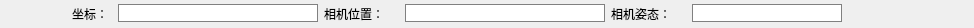
<?xml version="1.0" encoding="UTF-8"?>
<ui version="4.0">
 <class>CoordinateWidget3D</class>
 <widget class="QWidget" name="CoordinateWidget3D">
  <property name="geometry">
   <rect>
    <x>0</x>
    <y>0</y>
    <width>974</width>
    <height>28</height>
   </rect>
  </property>
  <property name="windowTitle">
   <string>Form</string>
  </property>
  <layout class="QGridLayout" name="gridLayout">
   <property name="margin">
    <number>0</number>
   </property>
   <item row="0" column="0">
    <layout class="QHBoxLayout" name="horizontalLayout">
     <item>
      <widget class="QLabel" name="label">
       <property name="sizePolicy">
        <sizepolicy hsizetype="Minimum" vsizetype="Preferred">
         <horstretch>0</horstretch>
         <verstretch>0</verstretch>
        </sizepolicy>
       </property>
       <property name="maximumSize">
        <size>
         <width>40</width>
         <height>16777215</height>
        </size>
       </property>
       <property name="text">
        <string>坐标：</string>
       </property>
      </widget>
     </item>
     <item>
      <widget class="QLineEdit" name="lineEdit_coord">
       <property name="minimumSize">
        <size>
         <width>200</width>
         <height>0</height>
        </size>
       </property>
       <property name="maximumSize">
        <size>
         <width>200</width>
         <height>16777215</height>
        </size>
       </property>
       <property name="styleSheet">
        <string notr="true">border: 1px solid gray;
border-radius:0px;
background:rgba(255,255,255,255);
selection-background-color: lightgray;</string>
       </property>
      </widget>
     </item>
     <item>
      <widget class="QLabel" name="label_2">
       <property name="sizePolicy">
        <sizepolicy hsizetype="Minimum" vsizetype="Preferred">
         <horstretch>0</horstretch>
         <verstretch>0</verstretch>
        </sizepolicy>
       </property>
       <property name="minimumSize">
        <size>
         <width>60</width>
         <height>0</height>
        </size>
       </property>
       <property name="maximumSize">
        <size>
         <width>75</width>
         <height>16777215</height>
        </size>
       </property>
       <property name="text">
        <string>相机位置：</string>
       </property>
      </widget>
     </item>
     <item>
      <widget class="QLineEdit" name="lineEdit_cameraposition">
       <property name="minimumSize">
        <size>
         <width>200</width>
         <height>0</height>
        </size>
       </property>
       <property name="maximumSize">
        <size>
         <width>200</width>
         <height>16777215</height>
        </size>
       </property>
       <property name="styleSheet">
        <string notr="true">border: 1px solid gray;
border-radius:0px;
background:rgba(255,255,255,255);
selection-background-color: lightgray;</string>
       </property>
      </widget>
     </item>
     <item>
      <widget class="QLabel" name="label_3">
       <property name="sizePolicy">
        <sizepolicy hsizetype="Minimum" vsizetype="Preferred">
         <horstretch>0</horstretch>
         <verstretch>0</verstretch>
        </sizepolicy>
       </property>
       <property name="minimumSize">
        <size>
         <width>60</width>
         <height>0</height>
        </size>
       </property>
       <property name="maximumSize">
        <size>
         <width>75</width>
         <height>16777215</height>
        </size>
       </property>
       <property name="text">
        <string>相机姿态：</string>
       </property>
      </widget>
     </item>
     <item>
      <widget class="QLineEdit" name="lineEdit_cameraposture">
       <property name="minimumSize">
        <size>
         <width>150</width>
         <height>0</height>
        </size>
       </property>
       <property name="maximumSize">
        <size>
         <width>150</width>
         <height>16777215</height>
        </size>
       </property>
       <property name="styleSheet">
        <string notr="true">border: 1px solid gray;
border-radius:0px;
background:rgba(255,255,255,255);
selection-background-color: lightgray;</string>
       </property>
      </widget>
     </item>
     <item>
      <widget class="QToolButton" name="toolButton_srs">
       <property name="minimumSize">
        <size>
         <width>24</width>
         <height>0</height>
        </size>
       </property>
       <property name="maximumSize">
        <size>
         <width>24</width>
         <height>16777215</height>
        </size>
       </property>
       <property name="toolTip">
        <string>设置空间参照</string>
       </property>
       <property name="text">
        <string/>
       </property>
       <property name="icon">
        <iconset resource="../ModelingTool.qrc">
         <normaloff>:/ModelingTool/Images/SRS.png</normaloff>:/ModelingTool/Images/SRS.png</iconset>
       </property>
       <property name="iconSize">
        <size>
         <width>20</width>
         <height>20</height>
        </size>
       </property>
       <property name="autoRaise">
        <bool>true</bool>
       </property>
      </widget>
     </item>
     <item>
      <widget class="QToolButton" name="toolButton_trs">
       <property name="minimumSize">
        <size>
         <width>24</width>
         <height>0</height>
        </size>
       </property>
       <property name="maximumSize">
        <size>
         <width>24</width>
         <height>16777215</height>
        </size>
       </property>
       <property name="toolTip">
        <string>设置时间参照</string>
       </property>
       <property name="text">
        <string/>
       </property>
       <property name="icon">
        <iconset resource="../ModelingTool.qrc">
         <normaloff>:/ModelingTool/Images/TRS.png</normaloff>:/ModelingTool/Images/TRS.png</iconset>
       </property>
       <property name="iconSize">
        <size>
         <width>20</width>
         <height>20</height>
        </size>
       </property>
       <property name="autoRaise">
        <bool>true</bool>
       </property>
      </widget>
     </item>
    </layout>
   </item>
  </layout>
 </widget>
 <resources>
  <include location="../ModelingTool.qrc"/>
 </resources>
 <connections/>
</ui>
